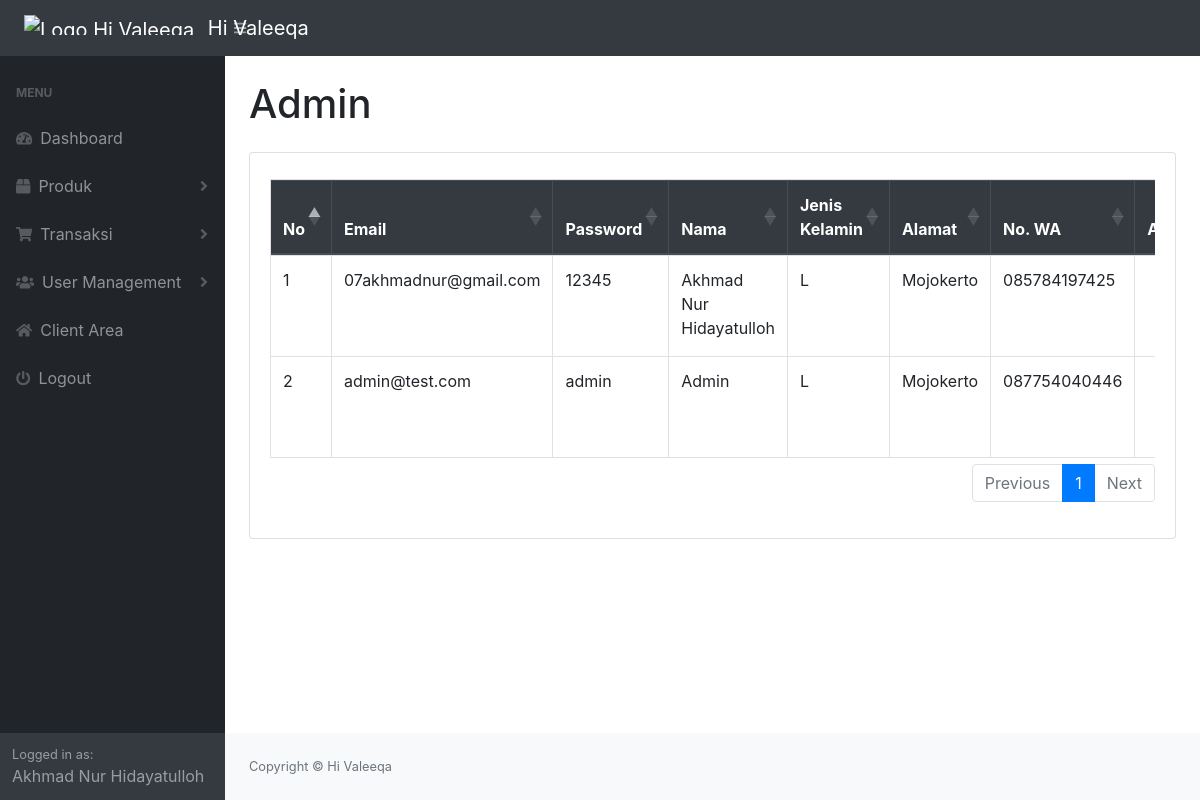
Page /admin/dist/admin.php (signed in) on the committed database.
### tables this page shows
CREATE TABLE `user` (
  `id_user` int(11) NOT NULL,
  `email` varchar(50) NOT NULL,
  `pass` varchar(50) NOT NULL,
  `nama` varchar(50) NOT NULL,
  `jenis_kelamin` varchar(1) NOT NULL,
  `alamat` text NOT NULL,
  `nomor_wa` varchar(15) NOT NULL,
  `level` int(1) NOT NULL,
  `lupa_password` varchar(5) NOT NULL
);

### admin/dist/admin.php (the view, shortened to what this page needs)
<?php include "sidebar.php"; ?>
    <?php require_once "connection.php"; ?>
    <div class="container-fluid">
        <h1 class="my-4">Admin</h1>
        <div class="card">
            <div class="card-body">
                <div class="table-responsive">
                    <table class="table table-bordered" id="dataTable">
                        <thead class="thead-dark">
                            <tr>
                                <th>No</th>
                                <th>Email</th>
                                <th>Password</th>
                                <th>Nama</th>
                                <th>Jenis Kelamin</th>
                                <th>Alamat</th>
                                <th>No. WA</th>
                                <th>Action</th>
                            </tr>
                        </thead>
                        <?php
                            $sql = "SELECT * FROM user where level='1'";
                            $query = mysqli_query($conn, $sql);
                            $batas = 10;
                            $halaman = isset($_GET["halaman"]) ? $_GET["halaman"]: 1;
                            $halaman_awal = $halaman>1 ? ($halaman * $batas) - $batas : 0;
                            $next = $halaman + 1;
                            $previous = $halaman - 1;
                            $total_data = mysqli_num_rows($query);
                            $total_halaman = ceil($total_data / $batas);
                            $nomor = $halaman_awal + 1;
                            $sql = "SELECT * FROM user where level='1' LIMIT $halaman_awal, $batas";
                            $query = mysqli_query($conn, $sql);
                            while($data = mysqli_fetch_array($query)){
                        ?>
                                <tr>
                                    <td><?php echo $nomor; ?></td>
                                    <td><?php echo $data["email"]; ?></td>
                                    <td><?php echo $data["pass"]; ?></td>
                                    <td><?php echo $data["nama"]; ?></td>
                                    <td><?php echo $data["jenis_kelamin"]; ?></td>
                                    <td><?php echo $data["alamat"]; ?></td>
                                    <td><?php echo $data["nomor_wa"]; ?></td>
                                    <td>
                                        <a href="edit-user.php?status=edit&id_user=<?php echo $data['id_user']; ?>&level=<?php echo $data["level"]; ?>" class="btn btn-link">
                                        </a>
                                        <a href="delete-user.php?id_user=<?php echo $data['id_user']; ?>&level=<?php echo $data['level']; ?>" class="btn btn-link" onclick="return confirm('Apakah anda yakin ingin menghapusnya?')">
                                        </a>
                                    </td>
                                </tr>
                        <?php
                                $nomor++;
                            }
                        ?>
                    </table>
                    <nav>
                        <ul class="pagination justify-content-end">
                            <?php
                                if($halaman == 1){
                                    echo "<li class='page-item disabled'><a class='page-link' href='#'>Previous</a></li>";
                                }else{
                                    echo "<li class='page-item'><a class='page-link' href='admin.php?halaman=$previous'>Previous</a></li>";
                                }
                            ?>
                            <?php
                                for($i=1; $i<=$total_halaman; $i++){
                                    if($halaman == $i){
                                        echo "<li class='page-item active'><a class='page-link' href='admin.php?halaman=$i'>$i</a></li>";
                                    }else{
                                        echo "<li class='page-item'><a class='page-link' href='admin.php?halaman=$i'>$i</a></li>";
                                    }
                                }
                            ?>
                            <?php
                                if($halaman == $total_halaman){
                                    echo "<li class='page-item disabled'><a class='page-link' href='#'>Next</a></li>";
                                }else{
                                    echo "<li class='page-item'><a class='page-link' href='admin.php?halaman=$next'>Next</a></li>";
                                }
                            ?>
                        </ul>
                    </nav>
                </div>
            </div>
        </div>
    </div>
<?php include 'footer.php' ?>

### rows in the picture
user: email "07akhmadnur@gmail.com", pass "12345", nama "Akhmad Nur Hidayatulloh", jenis_kelamin "L", alamat "Mojokerto", nomor_wa "085784197425"
user: email "admin@test.com", pass "admin", nama "Admin", jenis_kelamin "L", alamat "Mojokerto", nomor_wa "087754040446"

### other values in the picture
$_SESSION["nama"] "Akhmad Nur Hidayatulloh"
